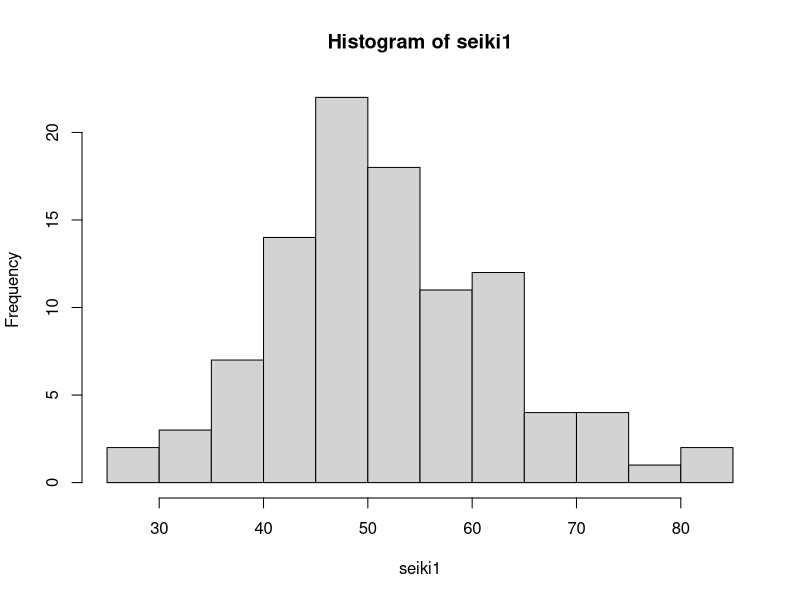
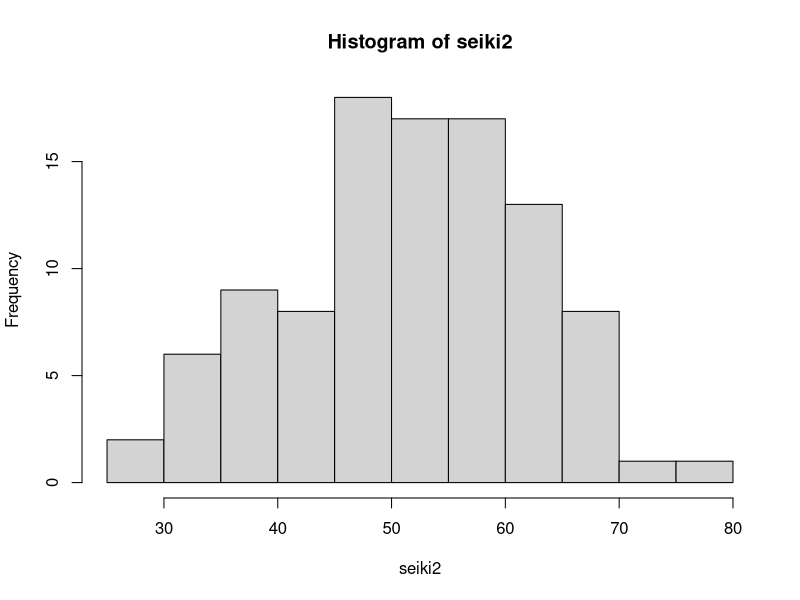

Source code (R) for these figures, in order:
## ---- chunk 1
knitr::opts_chunk$set(cache = FALSE, echo = TRUE)
# you can write packages
library(tidyverse)
## ---- chunk 2
# Define n, sample size
n <- 10
## ---- chunk 3
# Sampling(1st attempt)
data <- sample(
  c(0, 1, 2),
  size = n,
  replace = TRUE,
  prob = c(0.4, 0.1, 0.5)
)
data
## ---- chunk 4
# Sampling(2nd attempt)
data <- sample(
  c(0, 1, 2),
  size = n,
  replace = TRUE,
  prob = c(0.4, 0.1, 0.5)
)
data
## ---- chunk 5
# Sampling(3rd attempt)
data <- sample(
  c(0, 1, 2),
  size = n,
  replace = TRUE,
  prob = c(0.4, 0.1, 0.5)
)
data
## ---- chunk 6
n <- 100
set.seed(20250613)

seiki1 <- rnorm(n, 50, 10)
seiki2 <- rnorm(n, 50, 10)

seiki1

seiki2

hist(seiki1)

hist(seiki2)

## ---- chunk 7
# p.8
## compute the mean of r.v. X
k <- c(-10, -8, -5, 2, 4)
prob <- c(0.1, 0.2, 0.2, 0.3, 0.2)

E <- sum(k*prob)
E
## ---- chunk 8
# p.39
## compute the variance 
### pdf_1
x <- c(-10, 0, 10)
x
prob <- c(1/3, 1/3, 1/3)
prob

E_x <- sum(x*prob)
E_x

dev <- (x - E_x)^2
dev

Var_x <- sum(dev*prob)
Var_x
## ---- chunk 9
### pdf_2
x <- c(-10, 0, 10)
x
prob <- c(1/4, 1/2, 1/4)
prob

E_x <- sum(x*prob)
E_x

dev <- (x - E_x)^2
dev

Var_x <- sum(dev*prob)
Var_x

## ---- chunk 10
### pdf_3
x <- c(-10, -5, 5, 10)
x
prob <- c(1/4, 1/2, 1/2, 1/4)
prob

E_x <- sum(x*prob)
E_x

dev <- (x - E_x)^2
dev

Var_x <- sum(dev*prob)
Var_x

## ---- chunk 11
### pdf_4
x <- c(-10, -8, -5, 2, 4)
x
prob <- c(0.1, 0.2, 0.2 , 0.3, 0.2)
prob

E_x <- sum(x*prob)
E_x

dev <- (x - E_x)^2
dev

Var_x <- sum(dev*prob)
Var_x
